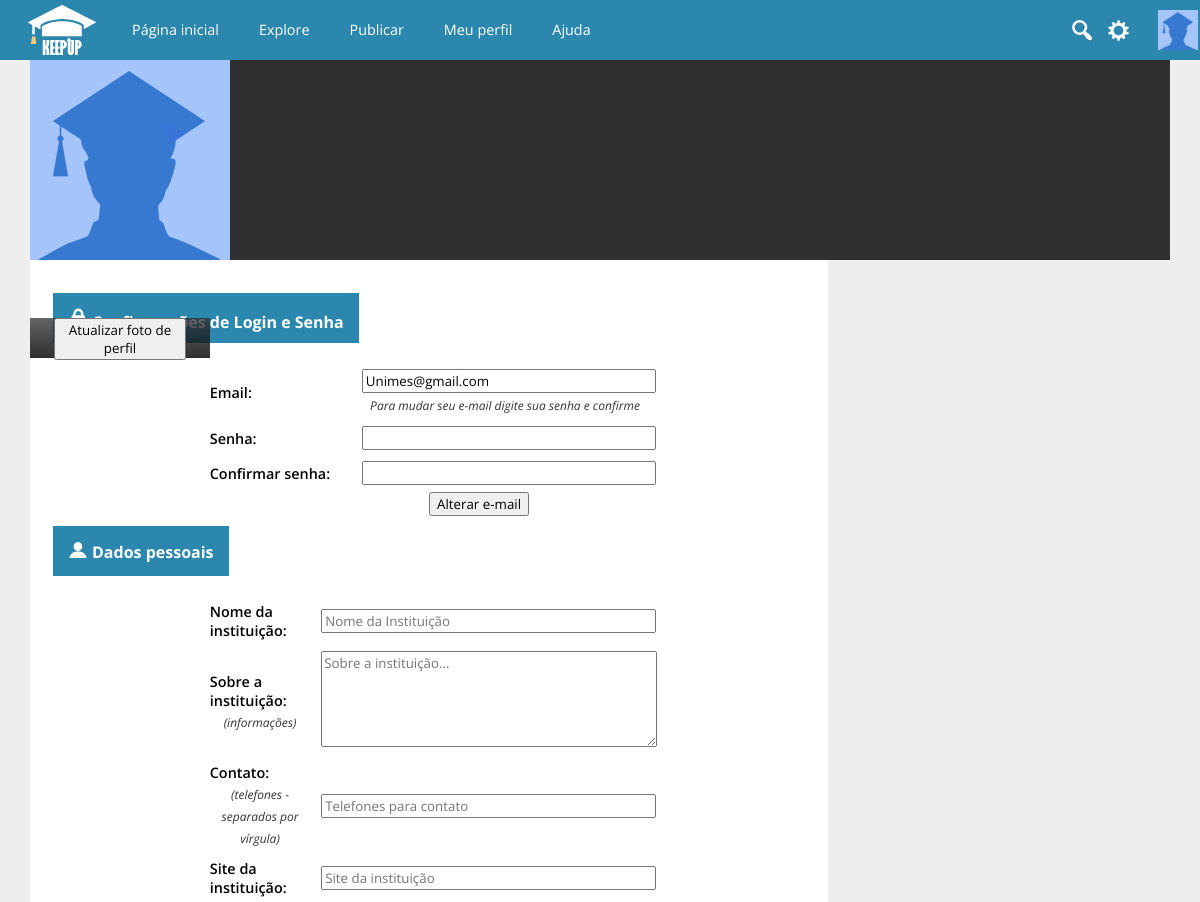
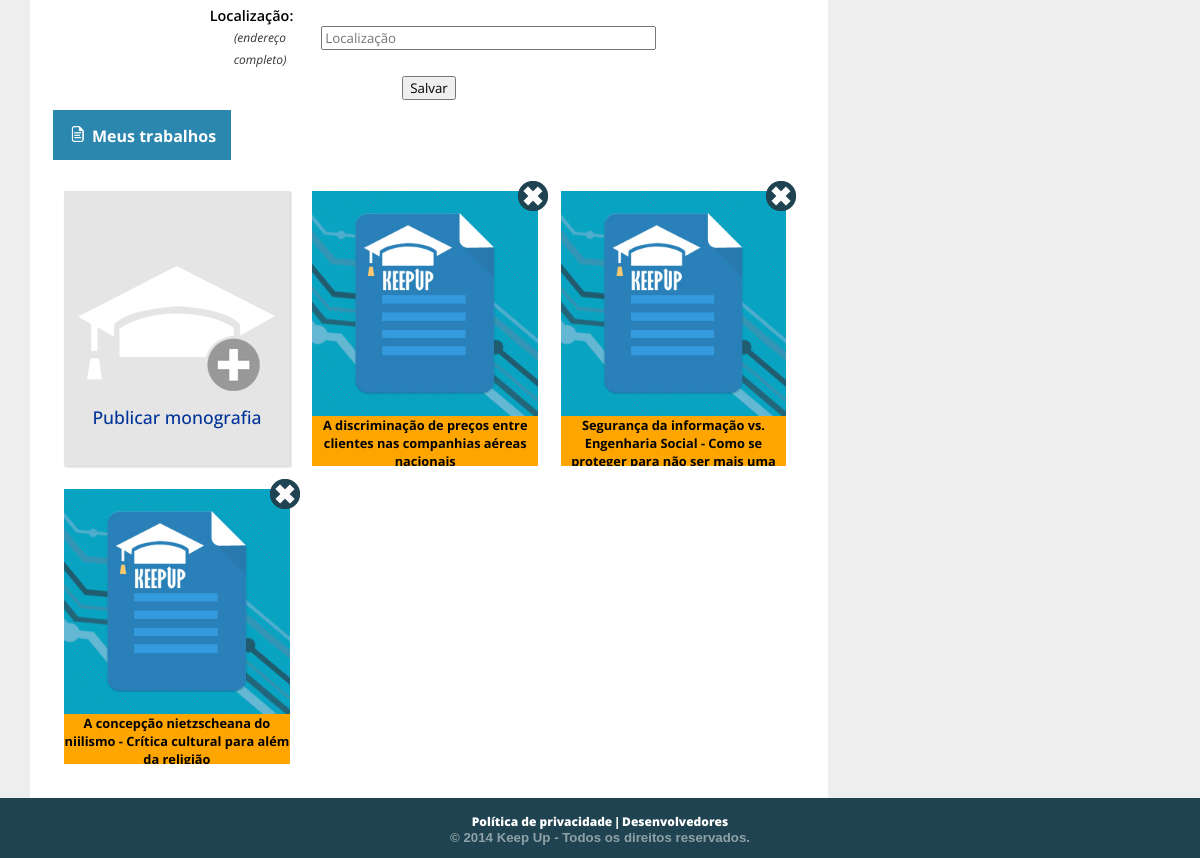
The page /editarperfil.php (signed in) on the database its author committed (2 pictures, top to bottom).
### tables this page shows
CREATE TABLE `usuario` (
  `cd_usuario` int(11) NOT NULL AUTO_INCREMENT,
  `nm_login` varchar(30) NOT NULL,
  `nm_senha` char(60) NOT NULL,
  `nm_email` varchar(150) NOT NULL,
  `nm_tipo` char(1) NOT NULL,
  `dt_criacao_conta` date NOT NULL,
  `dt_ultimo_acesso` datetime NOT NULL,
  `ic_desativado` bit(1) DEFAULT b'0',
  PRIMARY KEY (`cd_usuario`),
  UNIQUE KEY `nm_login` (`nm_login`),
  UNIQUE KEY `nm_email` (`nm_email`)
);

CREATE TABLE `trabalho` (
  `cd_trabalho` int(11) NOT NULL AUTO_INCREMENT,
  `nm_titulo` varchar(200) NOT NULL,
  `ds_resumo` text,
  `cd_escola` int(11) NOT NULL,
  `cd_curso` int(11) NOT NULL,
  `dt_publicado` datetime NOT NULL,
  `aa_publicacao` int(4) NOT NULL,
  `tx_pchave` varchar(255) DEFAULT '',
  PRIMARY KEY (`cd_trabalho`),
  KEY `fk_trabalhoescola` (`cd_escola`),
  KEY `fk_trabalhocurso` (`cd_curso`),
  CONSTRAINT `fk_trabalhocurso` FOREIGN KEY (`cd_curso`) REFERENCES `curso` (`cd_curso`),
  CONSTRAINT `fk_trabalhoescola` FOREIGN KEY (`cd_escola`) REFERENCES `escola` (`cd_escola`)
);

### sessao.php (called while the page is built, shortened)
<?php
if(isset($_SESSION["logado"]) && $_SESSION["logado"] == true) {
	$sessao = $_SESSION;
}
?>

### conexao.class.php (called while the page is built, shortened)
<?php
class Conexao {
	private $host = "localhost";
	private $usuario = "root";
	private $senha = "usbw";
	private $banco = "keepup";
	private function conectar() {
		if($this->conexao = mysql_connect($this->host, $this->usuario, $this->senha)) {
			if($this->conexaoBanco = mysql_select_db($this->banco)) {
				return $this;
			}
		}
		die("conexao.class:20". mysql_error());
	}
	public function consultar($sql) {
		if($query = mysql_query($sql)) {
			$arr_resultado = array();
			while($resultado = mysql_fetch_array($query)) {
				array_push($arr_resultado, $resultado);
			}
			return $arr_resultado;
		}
		else {
			echo "conexao:39: ".mysql_error();
			$this->erro = mysql_error();
			$this->desconectar();
			return false;
		}
	}
}
?>

### public_html/editarperfil.php (the view, shortened to what this page needs)
<?php
include "../conexao.class.php";
include "../sessao.php";
$con  = new Conexao();
$sessao["estados"] = $con->consultar("SELECT * FROM estado");
$email_usuario = $con->consultar("SELECT nm_email FROM usuario WHERE cd_usuario = {$_SESSION['cd_usuario']}");
if($sessao["tipoConta"] == "E") {
    $dados_escola = $con->consultar("SELECT *
        FROM escola
        WHERE cd_escola = {$_SESSION["cd_escola"]}; ");
    $trabalhos = $con->consultar("SELECT *
        FROM trabalho
        WHERE cd_escola = {$sessao["cd"]}
        ORDER BY dt_publicado LIMIT 3");
}
?>
<!doctype html>
<html>
    <head>
        <link href="cs/global.css" rel="stylesheet" type="text/css" />
        <link href="cs/estilo_user.css" rel="stylesheet" type="text/css">
    	<link href="cs/estilo_editarUser.css" rel="stylesheet" type="text/css">
    </head>
<body>
<?php include_once("header.php"); ?>
<div id="usuario">
    	 <div id="lado_left">
            <div id="foto_perfil_usuario">
                <?php if($sessao["tipoConta"] == "A" and $dados_aluno[0]['nm_url_avatar'] == '') { ?>
                <img id="fotoUser" src='images/default/usericon.png'>
                <?php } if($sessao["tipoConta"] == "A" and $dados_aluno[0]['nm_url_avatar'] <> '') { ?>
                <img id="fotoUser" src="images/upload/<?php echo $sessao['cd_usuario']; ?>/<?php echo $dados_aluno[0]['nm_url_avatar']; ?>" style="width: 200px; height:200px;">
                <?php } if($sessao['tipoConta'] == "E" and $dados_escola[0]['tx_url_avatar'] == '') { ?>
                 <img id="fotoUser" onclick="$('#file').click();" src='images/default/usericon.png'>
                 <?php } if($sessao['tipoConta'] == "E" and $dados_escola[0]['tx_url_avatar'] <> '') { ?>
                 <img id="fotoUser" onclick="$('#file').click();" src="images/upload/<?php echo $sessao['cd_usuario']; ?>/<?php echo $dados_escola[0]['tx_url_avatar']; ?>" style="width: 200px; height:200px;">
                 <?php } ?>
                <div id="alterar_foto" style='position:absolute; top:9%; width:11%;'>
                    <table style="width:100%; text-align:left;">
                        <tr><button onclick="$('#file').click();"> Atualizar foto de perfil </button>
                        </tr>
                    </table>
                </div>
            </div>
            <div id="dados_usuario">
                <div id="texto_dados">
                </div>
            </div>
		</div>
   </div>
     <section id="descricao_usuario">
     	<div class="esquerda">
       			<header class="UltimosTrabalhos">
                	<div class="latest_posts">
                    	<h1><img src="images/key.png" width="20px"> Configurações de Login e Senha </h1>
                    </div>
                </header>
        		<form action="php/editarDados.php" method="POST" id="editarContaForm">
    		<section id="painelConta">
             <table id="table_form">
                <tr>
                	<td class="td_left"> <h1> Email: </h1> </td>
                    <td> <input placeholder="exemplo@email.com" type="email" name="nmEmail" value="<?php echo $email_usuario[0]['nm_email']; ?>" required> <br>
						<cite> Para mudar seu e-mail digite sua senha e confirme </cite>
                    </td>
                </tr>
                <Tr>
                	<td clas="td_left"> <h1> Senha: </h1></td>
                    <td><input type="password" name="senhaConta" required> </td>
                </Tr>
                <Tr>
                	<td clas="td_left"> <h1> Confirmar senha: </h1></td>
                    <td><input type="password" name="confirmaSenhaConta" required> </td>
                </Tr>
             </table>
			</section>
			<input id="envia" type="submit" value="Alterar e-mail" style="position:relative; left:50%;">
    	</form>
<div id="formulario_editar_dados">
				<header class="UltimosTrabalhos">
                	<div class="latest_posts">
                    	<h1><img src="images/perfil_usuario/profile.png" width="20px"> Dados pessoais </h1>
                    </div>
                </header>
        <?php if($sessao["tipoConta"] == "A") { ?>
        <form action="php/editarperfil.php" method="POST" id="editarPerfilForm">
            <section id="painelUsuario">
                <table id="table_form">
                    <tr>
                        <td class="td_left"> <h1> Nome de aluno: </h1> </td>
                        <td colspan="2"> <input placeholder="Nome de Aluno" type="text" name="nmAluno" value="<?php echo $_SESSION["nome"]; ?>" required> </td>
                    </tr>
                    <tr>
                        <td class="td_left"> <h1> Data de nascimento: </h1> </td>
                        <td colspan="2"> <input type="date" name="dtNascimento" value="<?php echo $dt_nascimento; ?>"> </td>
                    </tr>
                    <tr>
                        <td class="td_left"> <h1> Sobre mim: </h1> </td>
                        <td colspan="2"> <textarea  rows="5" cols='45' placeholder="Sobre mim..." name="sobreMim" ><?php echo $dados_aluno[0]['tx_bio']; ?></textarea></td>
                    </tr>
                    <tr>
                        <td class="td_left"> <h1> Profissão: </h1> </td>
                        <td colspan="2"> <input placeholder="Profissao" type="text" name="nmProfissao" value="<?php echo $dados_aluno[0]['nm_profissao'];?>" > </td>
                    </tr>
                    <tr>
                        <td class="td_left"> <h1> Facebook: </h1> </td>
                        <td colspan="2">facebook.com/<input placeholder="Endereço de Facebook" type="text" name="nmFB" value="<?php echo $dados_aluno[0]['nm_fb']; ?>" > </td>
                    </tr>
                     <tr>
                        <td class="td_left"> <h1> Linkedin: </h1> </td>
                        <td colspan="2"> <input placeholder="Url para linkedin" type="text" name="nmLinkedin" value="<?php echo $dados_aluno[0]['tx_url_linkedin']; ?>" > </td>
                    </tr>
                    <tr>
                    	<td class="td_left"> <h1> Link externo </h1></td>
                        <td colspan="2"> <input placeholder="Url para site externo" type="text" name="nmUrlExterno" value="<?php echo $dados_aluno[0]['tx_url_externo']; ?>" ></td>
                    </tr>
                </table>
		    </section>
            <input id="envia" type="submit" value="Salvar">
	    </form>
        <?php } else { ?>
        <form action="php/editarperfil.php" method="POST" id="editarPerfilForm">
            <section id="painelUsuario">
                <table id="table_form">
                    <tr>
                        <td class="td_left"> <h1> Nome da instituição: </h1> </td>
                        <td colspan="2"> <input placeholder="Nome da Instituição" type="text" name="nmEscola" value="<?php echo $_SESSION["nome"]; ?>" required> </td>
                    </tr>
                    <tr>
                        <td class="td_left"> <h1> Sobre a instituição: </h1> <cite> (informações) </cite> </td>
                        <td colspan="2"> <textarea  rows="5" cols='45' placeholder="Sobre a instituição..." name="sobreEscola"><?php echo $dados_escola[0]['tx_info'];?></textarea></td>
                    </tr>
                    <tr>
                        <td class="td_left"> <h1> Contato: </h1> <cite> (telefones - separados por vírgula) </cite>  </td>
                        <td colspan="2"> <input placeholder="Telefones para contato" type="text" name="Contato" value="<?php echo $dados_escola[0]['tx_contato'];?>" > </td>
                    </tr>
                    <tr>
                        <td class="td_left"> <h1> Site da instituição: </h1> </td>
                        <td colspan="2"> <input placeholder="Site da instituição" type="text" name="Url" value="<?php echo $dados_escola[0]['tx_url_externo'];?>" > </td>
                    </tr>
                     <tr>
                        <td class="td_left"> <h1> Localização: </h1> <cite> (endereço completo) </cite> </td>
                        <td colspan="2"> <input placeholder="Localização" type="text" name="Localizacao" value="<?php echo $dados_escola[0]['tx_endereco'];?>" > </td>
                    </tr>
                </table>
            </section>
            <input id="envia" type="submit" value="Salvar">
        </form>
        <?php }?>
               <header class="UltimosTrabalhos">
                	<div class="latest_posts">
                    	<h1><img src="images/perfil_usuario/monografias.png" width="20px"> Meus trabalhos </h1>
                    </div>
                </header>
                <div id="form_monografias">
                    <a href="publicar.php">
                        <div class="form_cada_monografia" id="form_postar_monografia">
                            <h1> Publicar monografia </h1>
                        </div>
                    </a>
                    <?php foreach($trabalhos as $trabalho) { ?>
                        <div class="form_cada_monografia">
                        	<a href="trabalho.php?t=<?php echo $trabalho["cd_trabalho"]; ?>">
                            	<img src="images/close.png" style="float:right; margin:-10px -10px 0 0">
                            </a>
                        	<div class="form_imagem_monografia"> </div>
                            <h1><?php echo $trabalho["nm_titulo"]; ?></h1>
                        </div>
                    <?php } ?>
                </div>
</div>
                </div>
     </section>
     <?php include "footer.php"; ?>
</body>
</html>

### public_html/cs/global.css (style rules this page uses)
a { color: #2c87af; text-decoration: none; transition: color .5s; }
* { font-family: 'Open Sans', Verdana, sans-serif; }
body { margin:0; padding:0; border:0; background-color:#eeeeee; }
header { width:100%; height:60px; background-color:#2c87af; color:white; }
table { margin:auto; }

### public_html/cs/estilo_user.css (style rules this page uses)
#lado_left { height:20px; width:70%; float:left; }
#usuario { width:95%; height:200px; background-color:#303030; margin:auto; }
#foto_perfil_usuario { float:left; width:200px; background-position:top center; background-repeat:no-repeat; background-size:cover; height:200px; }
#dados_usuario { float:left; height:203px; width:420px; }
#texto_dados { position:relative; width:100%; padding-top:10%; left:2%; color:white; height:55%; }
#descricao_usuario { width:95%; margin:auto; background-color:white; height:auto; }
.esquerda { width:66%; background-color:white; float:left; height:auto; padding:2%; }
.esquerda h1 { margin:0; font-size:1.1em; }
table { width:100%; margin:0 }
.UltimosTrabalhos { margin-top:20px; width:100%; background-color:white; }
#monografia_destaque tr, td { text-align:center; }
.latest_posts { float:left; width:auto; padding-left:2%; padding-right:2%; height:50px; margin-top:-10px; background-color:#2c87af; color:white; }
.latest_posts h1 { font-size:16px; margin-top:15px; }

### public_html/cs/estilo_editarUser.css (style rules this page uses)
#formulario_editar_dados { text-align:center; }
#formulario_editar_dados table { margin:auto; }
#table_form { margin:auto; width:60%; }
#table_form h1 { font-size:.9em; font-weight:600; text-align:left; }
#table_form input { width:100%; }
#table_form td { padding:1%; }
#table_form cite { font-size:.75em; color:#333 }
.td_left { width:150px; }
#form_monografias { width:100%; margin:auto; height: auto; overflow-x:auto; }
.form_cada_monografia { width:30%; height:275px; background-color:orange; float:left; margin:1.5%; }
.form_cada_monografia h1 { font-size: .8em; overflow-y: hidden; height: 50px; }
#form_postar_monografia { background-color:rgba(153,153,153,.25); box-shadow:1px 1px 2px #CCCCCC; background-image:url(../images/adicionar_monografia.png); background-repeat:no-repeat; background-position:center; }
#form_postar_monografia h1 { margin-top:95%; font-size:1.1em; color:#003399; font-weight:500 }
.form_imagem_monografia { height:225px; width:100%; background-image: url(../images/imagens_monografias/img_vis.jpg); background-size:cover; background-position:center; }
#alterar_foto { position:relative; height:40px; width:96%; margin-top:160px; padding:0 2% 0 2%; color:white; text-align:left; background-image:url(../images/div_photo.png); transition: background 0.2s }

### rows shown on the page
usuario: nmEmail "Unimes@gmail.com"
trabalho: nm_titulo "A discriminação de preços entre clientes nas companhias aéreas nacionais"
trabalho: nm_titulo "Segurança da informação vs. Engenharia Social - Como se proteger para não ser mais uma…"
trabalho: nm_titulo "A concepção nietzscheana do niilismo - Crítica cultural para além da religião"
